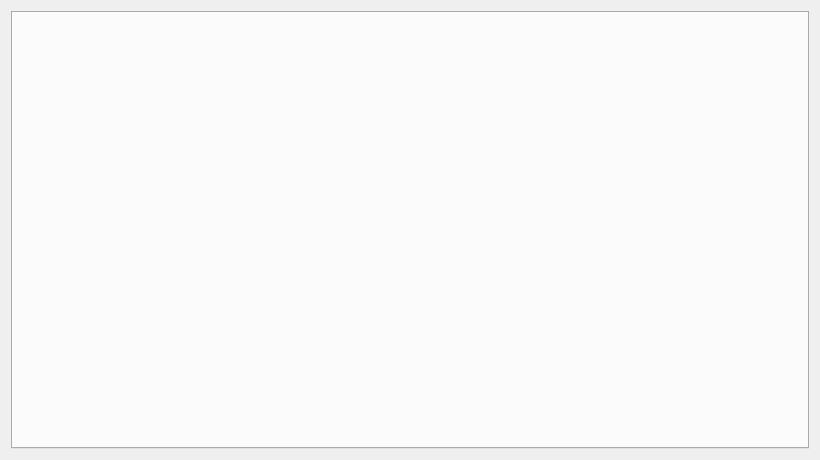
<?xml version="1.0" encoding="UTF-8"?>
<ui version="4.0">
 <class>PalServerHelperClass</class>
 <widget class="QWidget" name="PalServerHelperClass">
  <property name="geometry">
   <rect>
    <x>0</x>
    <y>0</y>
    <width>820</width>
    <height>460</height>
   </rect>
  </property>
  <property name="windowTitle">
   <string>PalServerHelper</string>
  </property>
  <layout class="QGridLayout" name="gridLayout">
   <item row="0" column="0">
    <widget class="QTabWidget" name="tabWidget">
     <property name="currentIndex">
      <number>-1</number>
     </property>
    </widget>
   </item>
  </layout>
 </widget>
 <layoutdefault spacing="6" margin="11"/>
 <resources>
  <include location="PalServerHelper.qrc"/>
 </resources>
 <connections/>
</ui>
